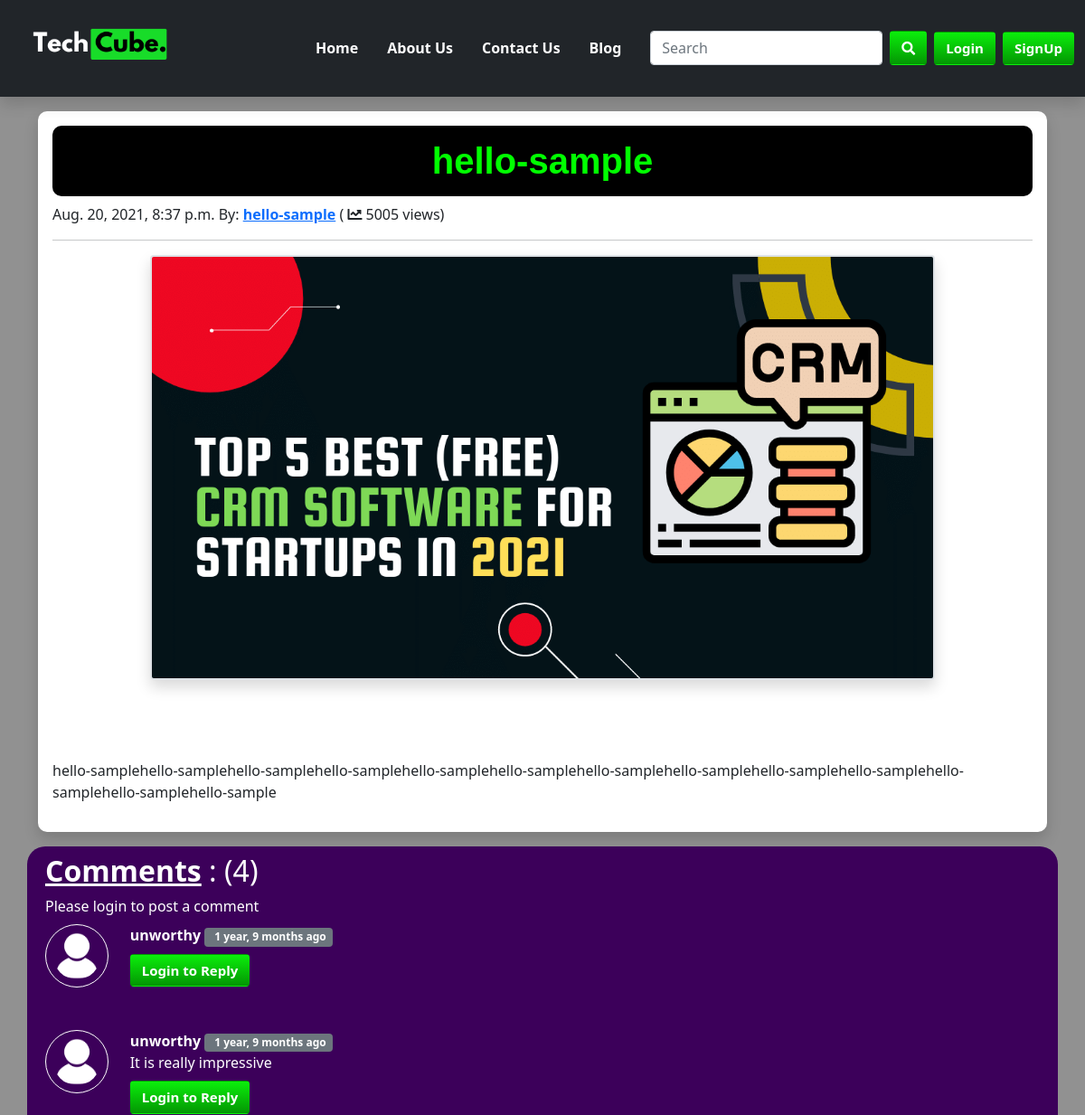
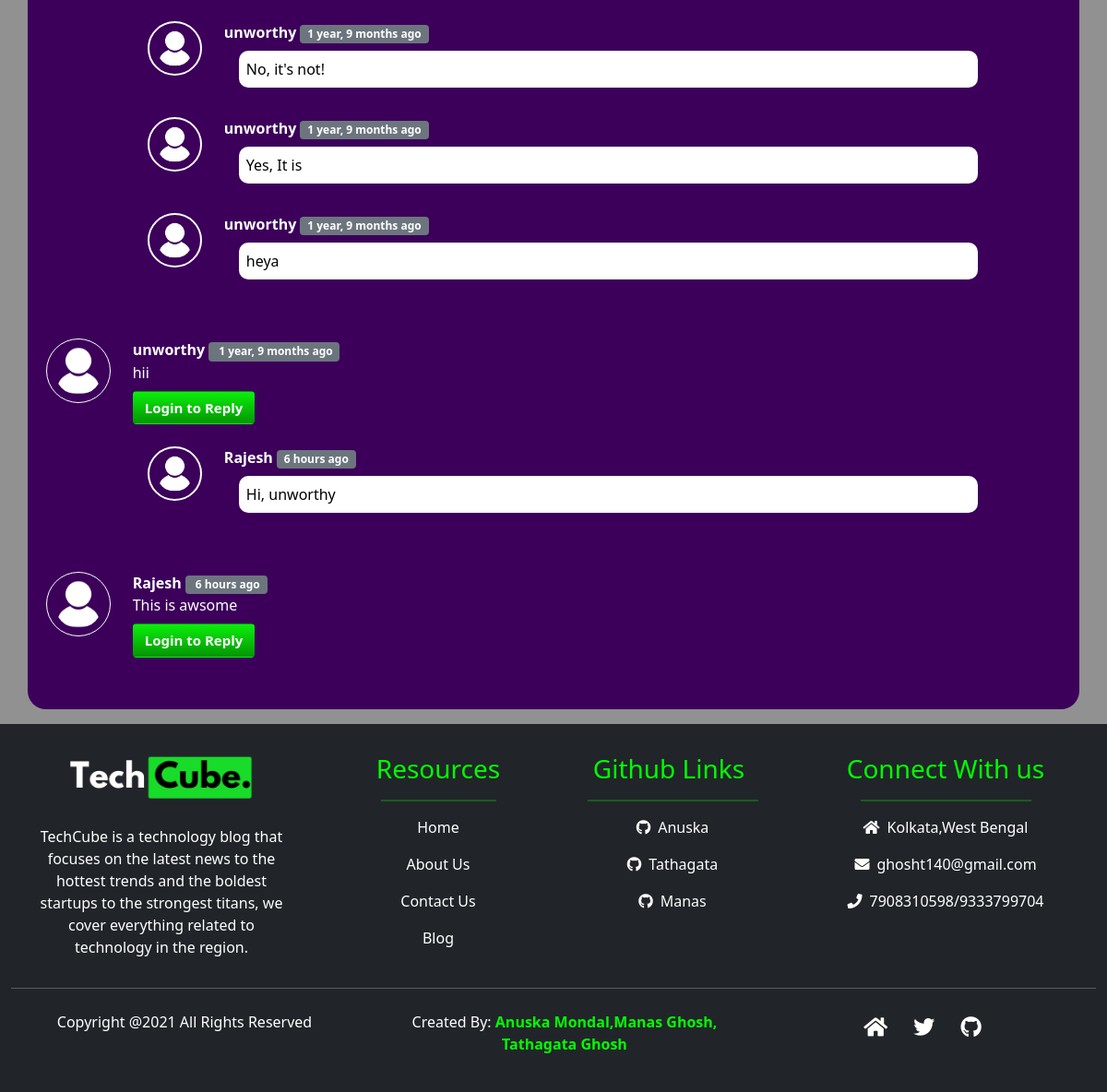
/blog/hello-sample, run on the app's committed database (2 pictures, top to bottom).
### blog/models.py (models this page shows, shortened)
class Post(models.Model):
    sno = models.AutoField(primary_key=True)
    title = models.CharField(max_length=255)
    slug = models.CharField(max_length=130)
    content = models.TextField()
    author = models.CharField(max_length=13)
    timeStamp = models.DateTimeField(auto_now_add=True, blank=True)
    thumbnail = models.ImageField(upload_to='thumbnail',blank=True, null=True)
    views = models.IntegerField(default=0)

class BlogComment(models.Model):
    sno = models.AutoField(primary_key=True)
    comment = models.TextField()
    user=models.ForeignKey(User, on_delete=models.CASCADE)
    post=models.ForeignKey(Post,on_delete=models.CASCADE)
    parent= models.ForeignKey('self',on_delete=models.CASCADE, null=True)
    timestamp=models.DateTimeField(default=now)

### blog/views.py (the view)
# urls.py: path('<str:slug>', views.blogPost, name='blogPost')
def blogPost (request, slug):
    post=Post.objects.filter(slug=slug)[0]
    post.views = post.views + 1
    post.save()
    comments = BlogComment.objects.filter(post=post,parent=None)
    replies = BlogComment.objects.filter(post=post).exclude(parent=None)
    replyDict = {}
    for reply in replies:
        if reply.parent.sno not in replyDict.keys():
            replyDict[reply.parent.sno] = [reply]
        else:
            replyDict[reply.parent.sno].append(reply)
    context={'post':post, 'comments':comments,'user':request.user,'replyDict': replyDict}
    return render(request, 'blog/blogPost.html',context)

### blog/templatetags/extras.py (called while the page is built)
@register.filter(name='get_val')
def get_val(dict, key):
    return dict.get(key)

### templates/blog/blogPost.html (shortened to what this page needs)
{% extends 'base.html' %}
{% load humanize %}
{% block body %}
{% load extras %}
   <div class="container">
    <article class="blog-post shadow my-3 mx-auto p-3 align-items-center">
            <h1 class="blog-post-title" style="word-wrap:break-word; font-size: 40px;">{{post.title}}</h1>
        <p class="blog-post-meta">{{post.timeStamp}} By: <strong><a href="/about">{{post.author}}</a></strong> ( <i class="fas fa-chart-line"></i> {{post.views}} views)</p>
            <hr>
          {% if post.thumbnail %}
          <img src="{{post.thumbnail.url}}" class=" rounded mx-auto d-block shadow border border-scondary border-2" height="auto" width="80%" >
           {% endif %}
        <p class="mt-3 p-3"><span style="white-space: pre-wrap;"> {{post.content|safe}}</span></p>
    </article>
</div>
    <div class="container my-3 py-2  text-white" id="commentsection">
        <h2 class=" text-white"><span style="font-weight:bold;text-decoration:underline">Comments</span> : ({{comments.count}})</h2>
            {% if user.is_authenticated %}
            <form action="/blog/postComment" method="post">
                    {% csrf_token %}
                    <div class="form-group">
                        <label class="mb-2  text-white" style="font-weight:bold;">Post Comment </label>
                        <input type="text" class="form-control" name="comment" placeholder="Enter comment here">
                    </div>
                    <input type="hidden" name="postSno" value="{{post.sno}}">
                    <input type="hidden" name="parentSno" value="">
                    <button type="submit" class="btn shadow my-2">Submit</button>
            </form>
            {% else %}
            Please login to post a comment
            {% endif %}
       {% for comment in comments %}
        <div class="row my-2">
            <div class="col-md-1  ">
                <img class=" mx-auto d-md-block w-100 p-2 d-none"
                     width="39px" style="border:1px solid white;border-radius: 50px;"
                     src="/static/images/user 5.png"  alt="user">
            </div>
             <div class="col-md-11">
                    <b>{{comment.user.username}}</b> <span class="badge bg-secondary">&nbsp{{comment.timestamp| naturaltime}}</span>
                    <div> {{comment.comment}}</div>
            <div class="replybox my-2">
                {% if user.is_authenticated %}
                       <button class="btn shadow" type="button" data-bs-toggle="collapse" data-bs-target="#replybox{{comment.sno}}" aria-expanded="false" aria-controls="replybox{{comment.sno}}">
                        Reply
                       </button>
                {%else%}
                <button type="button" class="btn text-white" id="loginbtn" data-bs-toggle="modal" data-bs-target="#login">
                Login to Reply
                </button>
                {%endif%}
                   <div class="replies  card-body">
                            {% for reply in replyDict|get_val:comment.sno %}
                                <div class="row my-2">
                                    <div class="col-sm-1 ">
                                         <img class=" mx-auto d-md-block w-100 p-2 d-none"
                                              width="39px" style="border:2px solid white;border-radius: 50px;"
                                              src="/static/images/user 5.png" alt="user">
                                     </div>
                                    <div class="col-md-11">
                                        <div class="col-md-11 ">
                                            <b> {{reply.user.username}} </b> <span class="badge bg-secondary">{{reply.timestamp| naturaltime}}</span>
                                             <div class="bg-white mt-2 text-black ms-3 p-2" style="border-radius:10px">{{reply.comment}}</div>
                                        </div>
                                        <br>
                                    </div>
                                </div>
                            {% endfor %}
                   </div>
                </div>
           </div>
        </div>
        {% endfor %}
    </div>
{% endblock body %}

### data on the page
Post: title "hello-sample", timeStamp "Aug. 20, 2021, 8:37 p.m.", author "hello-sample", views "5005", thumbnail (picture), content "hello-samplehello-samplehello-samplehello-samplehello-samplehello-samplehello-samplehello-samplehello-samplehello-samplehello-samplehello-samplehello-sample"
BlogComment: user.username "unworthy", timestamp "1 year, 9 months ago"
BlogComment: user.username "unworthy", timestamp "1 year, 9 months ago", comment "It is really impressive"
BlogComment: user.username "unworthy", timestamp "1 year, 9 months ago", comment "No, it's not!"
BlogComment: user.username "unworthy", timestamp "1 year, 9 months ago", comment "Yes, It is"
BlogComment: user.username "unworthy", timestamp "1 year, 9 months ago", comment "heya"
BlogComment: user.username "unworthy", timestamp "1 year, 9 months ago", comment "hii"
BlogComment: user.username "Rajesh", timestamp "6 hours ago", comment "Hi, unworthy"
BlogComment: user.username "Rajesh", timestamp "6 hours ago", comment "This is awsome"

### other printed values
{{ comments.count }} "4"
